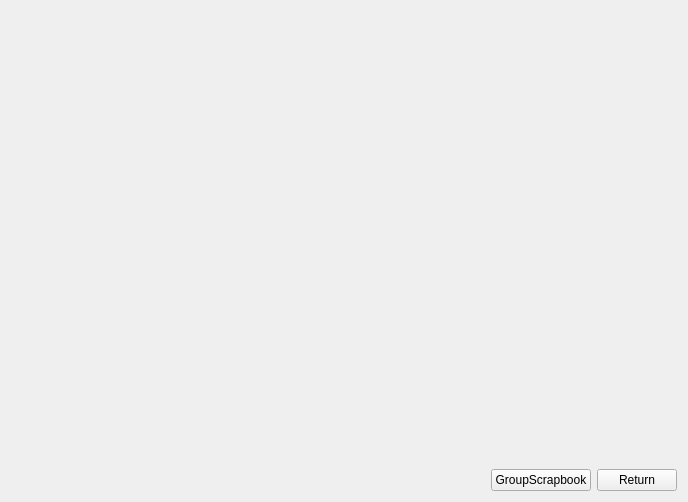
<?xml version="1.0" encoding="UTF-8"?>
<ui version="4.0">
 <class>GroupGUI</class>
 <widget class="QWidget" name="GroupGUI">
  <property name="geometry">
   <rect>
    <x>0</x>
    <y>0</y>
    <width>688</width>
    <height>502</height>
   </rect>
  </property>
  <property name="windowTitle">
   <string>Form</string>
  </property>
  <layout class="QGridLayout" name="gridLayout">
   <item row="0" column="0">
    <widget class="QStackedWidget" name="stackedWidget">
     <property name="currentIndex">
      <number>0</number>
     </property>
     <widget class="QWidget" name="page"/>
     <widget class="QWidget" name="page_2"/>
    </widget>
   </item>
   <item row="1" column="0">
    <layout class="QHBoxLayout" name="horizontalLayout">
     <item>
      <spacer name="horizontalSpacer">
       <property name="orientation">
        <enum>Qt::Horizontal</enum>
       </property>
       <property name="sizeHint" stdset="0">
        <size>
         <width>40</width>
         <height>20</height>
        </size>
       </property>
      </spacer>
     </item>
     <item>
      <widget class="QPushButton" name="groupSwitchButton">
       <property name="text">
        <string>GroupScrapbook</string>
       </property>
      </widget>
     </item>
     <item>
      <widget class="QPushButton" name="returnButton">
       <property name="text">
        <string>Return</string>
       </property>
      </widget>
     </item>
    </layout>
   </item>
  </layout>
 </widget>
 <resources/>
 <connections/>
</ui>
